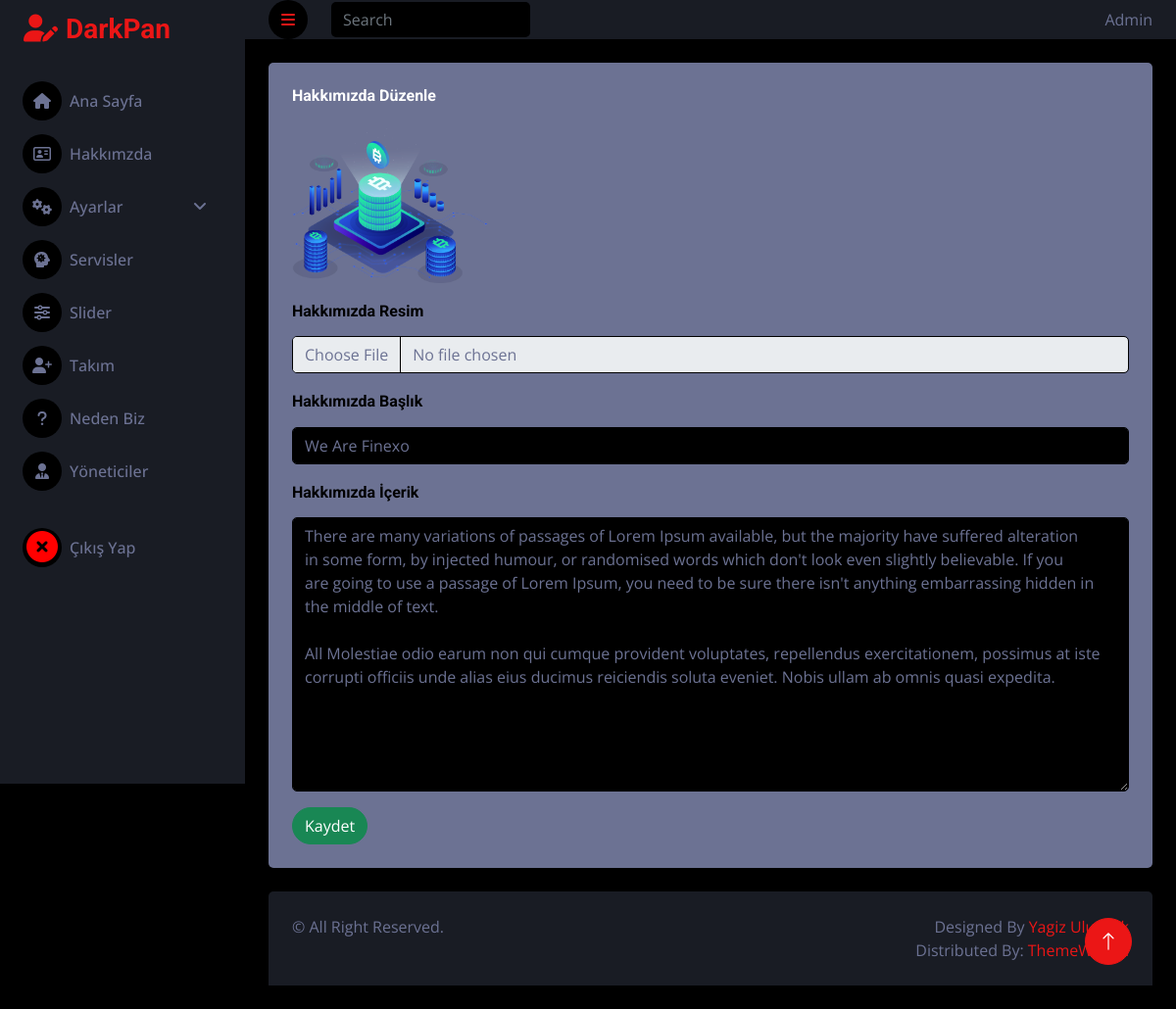
The app's page /admin/pages/hakkimizda.php (signed in) with its own data.
### tables this page shows
CREATE TABLE `hakkimizda` (
  `hakkimizda_id` int(11) NOT NULL,
  `hakkimizda_baslik` varchar(250) NOT NULL,
  `hakkimizda_icerik` text NOT NULL,
  `hakkimizda_resim` varchar(250) NOT NULL
);

### admin/controller/hakkimizda.controller.php (called while the page is built, shortened)
<?php
$tablo_Ad = "hakkimizda";
$id_alan_isim = "hakkimizda_id";
        $tablo_id = 1;
        $VeriId = new Veri();
        $veriIdGetir = $VeriId->veriIdGetir($tablo_Ad, $id_alan_isim, $tablo_id);
?>

### admin/classes/functions.class.php (called while the page is built, shortened)
<?php
class Veri extends Db
{
    public function veriIdGetir($tablo_Ad, $id_alan_isim, $tablo_id)
    {
        $this->tablo_ad = $tablo_Ad;
        $this->id_alan_isim = $id_alan_isim;
        $this->tablo_id = $tablo_id;
        $query = "SELECT * FROM ".$this->tablo_ad." WHERE ".$this->id_alan_isim." = ?";
        $stmt = $this->connect()->prepare($query);
        $stmt->execute([$this->tablo_id]);
        return $stmt->fetch();
    }
}
?>

### admin/classes/db.class.php (called while the page is built)
<?php
class Db
{
    private $host = "localhost";
    private $username = "root";
    private $password = "";
    private $dbname = "kurumsal-tanitim";
    protected function connect()
    {
        try
        {
            $dsn = "mysql:host=".$this->host.";dbname=".$this->dbname;
            $pdo = new PDO($dsn,$this->username,$this->password);
            $pdo->setAttribute(PDO::ATTR_ERRMODE, PDO::ERRMODE_EXCEPTION);
            $pdo->setAttribute(PDO::ATTR_DEFAULT_FETCH_MODE, PDO::FETCH_OBJ);
            return $pdo;
        }
        catch(PDOException $e)
        {
            echo "Bağlantı Hatası: ".$e->getMessage();
        }
    }
}
?>

### admin/pages/hakkimizda.php (the view, shortened to what this page needs)
<?php
require_once('../classes/db.class.php');
include "../classes/functions.class.php";
include "../inc/_header.php";
include "../controller/hakkimizda.controller.php";
?>
<?php
if(!isset($_SESSION["yonetici_username"]))
{
    header("location:login.php");
}
else
{
    ?>
        <body>
            <div class="container-fluid position-relative d-flex p-0">
                        <?php include "../inc/_sidebar.php";?>
                    <div class="content">
                            <?php include "../inc/_navbar.php";?>
                        <div class="container-fluid pt-4 px-4" >
                            <div class="col-sm-12 col-xl-12">
                                <div class="col">
                                    <div class="bg-light rounded h-100vh p-4" style="min-height: 68vh;">
                                        <h6 class="mb-4">Hakkımızda Düzenle</h6>
                                        <form method="POST" enctype="multipart/form-data">
                                            <div class="mb-3">
                                                <img class="img-fluid mb-3" style="width: 200px; display:block;" src="../../images/hakkimizda/<?php echo $veriIdGetir->hakkimizda_resim?>" alt="">
                                                <label for="hakkimizda_resim" class="form-label "><h6 style="color: black; ">Hakkımızda Resim</h6></label>
                                                <input type="file" class="form-control" id="hakkimizda_resim" name="hakkimizda_resim">
                                            </div>
                                            <div class="mb-3">
                                                <label for="hakkimizda_baslik" class="form-label"> <h6 style="color: black;">Hakkımızda Başlık</h6></label>
                                                <input type="text" class="form-control" id="hakkimizda_baslik" name="hakkimizda_baslik" value="<?php echo $veriIdGetir->hakkimizda_baslik ?>">
                                            </div>
                                            <div class="mb-3">
                                                <label for="hakkimizda_icerik" class="form-label"><h6 style="color: black;">Hakkımızda İçerik</h6></label>
                                                <textarea class="form-control" name="hakkimizda_icerik" id="hakkimizda_icerik" style="min-height: 280px;"><?php echo $veriIdGetir->hakkimizda_icerik ?></textarea>
                                            </div>
                                                <button type="submit" class="btn btn-success rounded-pill" name="submit">Kaydet</button>
                                        </form>
                                    </div>
                                </div>
                            </div>
                        </div>
                        <?php include "../inc/_footer.php";?>
                    </div>
                <a href="#" class="btn btn-lg btn-primary btn-lg-square back-to-top">
                    <i class="bi bi-arrow-up"></i>
                </a>
            </div>
        </body>
        </html>
    <?php
}
?>

### admin/css-js/style.css (style rules this page uses)
:root { --primary: #EB1616; --secondary: #191C24; --light: #6C7293; --dark: #000000; }
.back-to-top { position: fixed; display: none; right: 45px; bottom: 45px; z-index: 99; }
.btn { transition: .5s; }
.btn-lg-square { width: 48px; height: 48px; }
.btn-square, .btn-sm-square, .btn-lg-square { padding: 0; display: inline-flex; align-items: center; justify-content: center; font-weight: normal; border-radius: 50px; }
.content { margin-left: 250px; min-height: 100vh; background: var(--dark); transition: 0.5s; }
@media (min-width: 992px) { .content { width: calc(100% - 250px); } }

### records on screen
hakkimizda: hakkimizda_resim (picture), hakkimizda_baslik "We Are Finexo", hakkimizda_icerik "There are many variations of passages of Lorem Ipsum available, but the majority have suffered alteration in some form, by injected humour, or randomised words which don't look even slightly believable. If you are going to use a passage of Lorem Ipsum, you need to be sure there isn't anything embarrassing hidden in the middle of text. All Molestiae odio earum non qui cumque provident voluptates, repellendus exercitationem, possimus at iste corrupti officiis unde alias eius ducimus reiciendis soluta eveniet. Nobis ullam ab omnis quasi expedita."

### other values on screen
$_SESSION["yonetici_adsoyad"] "Admin"
